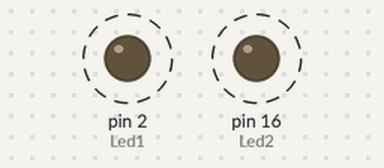
A program run on a simulated MicroPython board. Shown: output pins drawn as LEDs (lit = HIGH). Dashed ring = blinking.

Above: at 0.12 s.
Timing chart, 0 to 4.6 s (numbered marks = the images above):
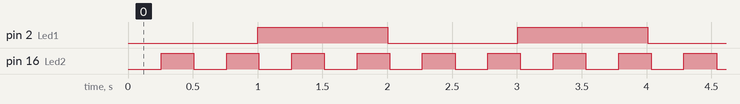

The program:

Multitasking_LEDs.py
```python
import time
from machine import Pin

Led1 = Pin(2, Pin.OUT)
Led2 = Pin(16, Pin.OUT)

def TaskOne(Period_ms):
    start = time.ticks_ms()

    while True:
        if time.ticks_ms() - start >= Period_ms:
            start = time.ticks_ms()
            # Task code here
            Led1.value(not Led1.value())
            # end Task
        yield None

def TaskTwo(Period_ms):
    start = time.ticks_ms()

    while True:
        if time.ticks_ms() - start >= Period_ms:
            start = time.ticks_ms()
            # Task code here
            Led2.value(not Led2.value())
            # end Task
        yield None

TaskQueue = [TaskOne(1000), TaskTwo(250)]

while True:
    for task in TaskQueue:
        next(task)
```

Measured:
- by itself, pin 2 (Led1): alternates HIGH for 1.0 s and LOW for 1.0 s
- by itself, pin 16 (Led2): alternates HIGH for 0.25 s and LOW for 0.25 s
- by itself, everything shown: repeats every 58.1 s, in 264 steps
